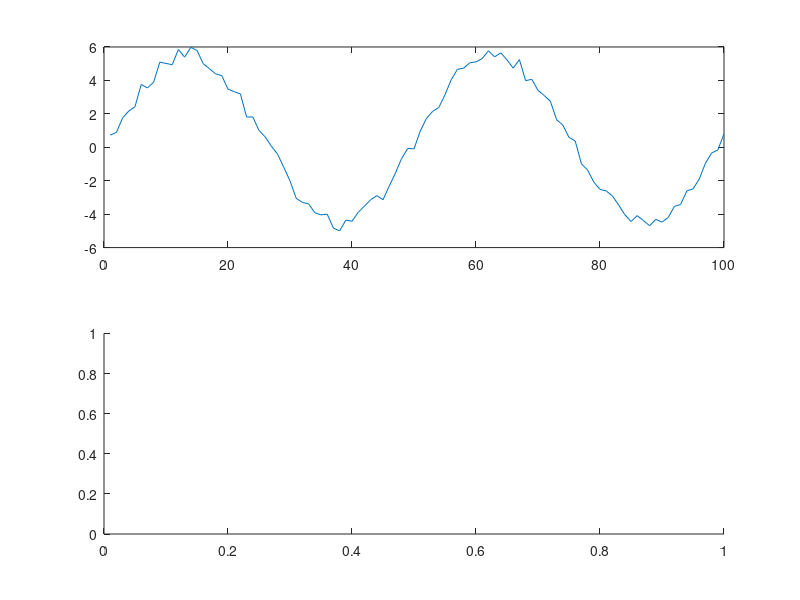

This chart was generated by the following MATLAB code: (Note: this script raises an error after producing the figure.)
clear all
clc
x=linspace(-2*pi,2*pi);
d_n =1*rand(size(x));
disp(d_n);
A=input("Enter the amplitude ");
y=(A*sin(x))+d_n;

figure
subplot(2,1,1);
plot(y);
subplot(2,1,2);
plot(autocorr(y));

grid on